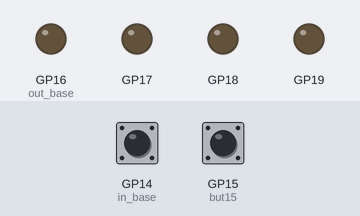
Simulated run of this program. Board: Raspberry Pi Pico running MicroPython. On the bench: output pins drawn as LEDs (lit = HIGH). The test bench sets the inputs (shaded band); at power-on: GP14 (in_base) LOW, GP15 (but15) LOW.

Above: at 1.2 s.
1.3 s: GP14 (in_base) pulled HIGH for 0.15 s
At 1.9 s:
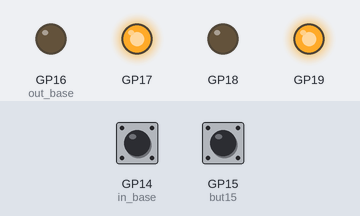
2.9 s: GP15 (but15) pulled HIGH for 0.15 s
At 3.6 s:
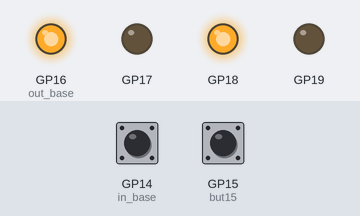
4.5 s: GP14 (in_base) pulled HIGH for 1 s
At 5.1 s:
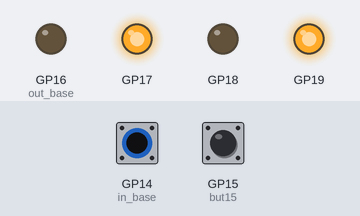
7.0 s: GP15 (but15) pulled HIGH for 1 s
At 8.0 s:
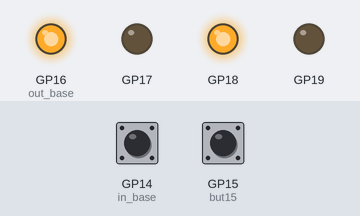
Timing chart, 0 to 10.0 s (numbered marks = the images above; inputs shaded):
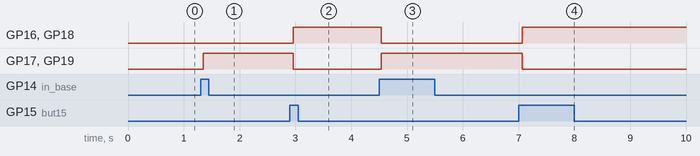

The program:

PW94_TwoButton.py
```python
''' 94 two button PIO counter
At bottom I made a three button controlled LED program
in_base: Unknown | None = None,
    out_base: Unknown | None = None,
    set_base: Unknown | None = None,
    jmp_pin: Unknown | None = None,
    sideset_base: Unknown | None = None,
    in_shiftdir: Unknown | None = None,
    out_shiftdir: Unknown | None = None,
    push_thresh: Unknown | None = None,
    pull_thresh: Unknown | None = None
) -> None
Configure the state machine instance to run the given program.

The program is added to the instruction memory of this PIO instance. If the instruction memory already contains this program, then its offset is reused so as to save on instruction memory.

freq is the frequency in Hz to run the state machine at. Defaults to the system clock frequency.

The clock divider is computed as system clock frequency / freq, so there can be slight rounding errors.

The minimum possible clock divider is one 65536th of the system clock: so at the default system clock frequency of 125MHz, the minimum value of freq is 1908. To run state machines at slower frequencies, you'll need to reduce the system clock speed with machine.freq().

in_base is the first pin to use for in() instructions.

out_base is the first pin to use for out() instructions.

set_base is the first pin to use for set() instructions.

jmp_pin is the first pin to use for jmp(pin, ...) instructions.

sideset_base is the first pin to use for side-setting.

in_shiftdir is the direction the ISR will shift, either PIO.SHIFT_LEFT or PIO.SHIFT_RIGHT.

out_shiftdir is the direction the OSR will shift, either PIO.SHIFT_LEFT or PIO.SHIFT_RIGHT.

push_thresh is the threshold in bits before auto-push or conditional re-pushing is triggered.

pull_thresh is the threshold in bits before auto-pull or conditional re-pulling is triggered.

when button on pin 14 is pushed, the value is 0001  (in_(pins,2),
if x from mov(x,isr) is 01, then we exit the readAgainloop and see the y,0b0101.
mov this to the pins and all set for RED, button14.
On the other hand if after we set y to 0b0001, the x value from isr,pins namely ""in_(pins,2)"" is NOT 0b0001, then we jump to
'CheckGreen'
since we know that the value of the input pin (pin15 in this case) is not 0b0001, we check to see if it is 0b0010,
So we set y to 0b0010 and do the read again. This time it passes though all the commands down to y being reset to 0b1010 and then moved to the output pins.

'''
'''Lesson 94 this will use two buttons to switch between values for the leds
wait is a blocking function
but 14 is red and if pressed is 01bits  and but 15 is blue and when pressed is 10 bits
first  we move 2 pins into the isr register with in_(pins,2)
and then mov the isr to x with mov(x,isr)

if bits 00 --readAgain
if bits 01  - Red, but 14  go to block B and set led 0101
if bits 10  - Green but 15 go to block of code A and set LED to 1010


'''
# import rp2
# import time
# from machine import Pin
# @rp2.asm_pio(out_init=(rp2.PIO.OUT_LOW,)*5,out_shiftdir=rp2.PIO.SHIFT_RIGHT)
# def wait_pin_low():
#     wrap_target()
#     label('readAgain')


# import rp2
# from machine import Pin

# @rp2.asm_pio(out_init=(rp2.PIO.OUT_LOW,)*4,out_shiftdir=rp2.PIO.SHIFT_RIGHT)
# def butWatch():
#     wrap_target()
#     label('readAgain')
#     mov(isr,null)
#     in_(pins,2)
#     nop()[31]#0.5 millisec  32 clock cycles is 16 milliseconds
#     nop()[31]#0.5 millisec  32 clock cycles is 16 milliseconds
#     mov(x,isr)
#     jmp(not_x,'readAgain')## if x is zero the program jumps back up to readAgain	1
#     set(y,0b0001)     ## 0001 is the red button (14)								2
#     jmp(x_not_y,'checkGreen')        ## if x is not y then jump,  means that the button push is not pushed.	3
#     ###  since X is NOT Y, we want this section to do what is associated with the Red Button PUSH (which we already set as 0b0001)
#     ### now that we know that the red button (ob0001) was pressed, we set the y register for what we are going to want the PINS to do
#     set(y,0b0101)		##4

#     mov(pins,y)

#     label('checkGreen') ## note that if x is not zero and x is not y, then x is red
#     set(y,0b0010)
#     jmp(x_not_y,'readAgain')    ## i question if this is necessary
#     set(y,0b1010)
#     mov(pins,y)
#     wrap()

# ## if I use StateMachine.init() I get help with all the parameters and then delete the 'init'
# But15=Pin(15,Pin.IN,Pin.PULL_DOWN)
# But14=Pin(14,Pin.IN,Pin.PULL_DOWN)
# ##sm0=rp2.StateMachine(0,butWatch,in_base=Pin(14,Pin.IN,Pin.PULL_DOWN),freq=2000,out_base=Pin(16))
# sm0=rp2.StateMachine(0,butWatch,in_base=But14,freq=2000,out_base=Pin(16))
# sm0.active(1)
'''
from machine import Pin
import time
import rp2
@rp2.asm_pio(out_init=(rp2.PIO.OUT_LOW,)*4,out_shiftdir=rp2.PIO.SHIFT_RIGHT)
def butWatch():
    wrap_target()
    label('readAgain')
    mov(isr,null)
    in_(pins,2)
    mov(x,isr)
    nop()[31]
    nop()[31]
    jmp(not_x,'readAgain')##green will be 10 and 0101   red will be 01 and 1010
    set(y,0b0001)
    jmp(x_not_y,'checkGreen')
    set(y,0b1010)
    mov(pins,y)
    label('checkGreen')
    set(y,0b0010)
    jmp(x_not_y,'readAgain')
    set(y,0b0101)
    mov(pins,y)
    wrap()

But15 =Pin(15,Pin.IN,Pin.PULL_DOWN)
sm0=rp2.StateMachine(0,butWatch,in_base=Pin(14,Pin.IN,Pin.PULL_DOWN),freq=2000,out_base=Pin(16))
sm0.active(1)
'''
###~~~~

import time
import rp2
from machine import Pin
@rp2.asm_pio(out_init=(rp2.PIO.OUT_LOW,)*4,out_shiftdir=rp2.PIO.SHIFT_RIGHT)
def butWatch():
    wrap_target()
    label('readAgain')
    mov(isr,null)
    in_(pins,2)
    nop()[31]
    nop()[31]
    mov(x,isr)
    jmp(not_x,'readAgain')
    set(y,0b0001)   # but 14, red 01  0b1010   but15 green 10 0b0101
    jmp(x_not_y,'checkGreen')
    set(y,0b1010)
    mov(pins,y)
    label('checkGreen')
    set(y,0b0010)
    jmp(x_not_y,'readAgain')
    set(y,0b0101)
    mov(pins,y)
    wrap()
but15=Pin(15,Pin.IN,Pin.PULL_DOWN)
sm0=rp2.StateMachine(0,butWatch,freq= 2000,in_base=Pin(14,Pin.IN,Pin.PULL_DOWN),out_base=Pin(16,Pin.OUT))
sm0.active(1)
while True:
    pass
 ## three buttons to control 4 leds- work in progress
# import rp2
# from machine import Pin

# @rp2.asm_pio(out_init=(rp2.PIO.OUT_LOW,)*5,out_shiftdir=rp2.PIO.SHIFT_RIGHT)
# def butWatch():
#     wrap_target()
#     label('readAgain')
#     mov(isr,null)
#     in_(pins,2)
#     nop()[31]#0.5 millisec  32 clock cycles is 16 milliseconds
#     nop()[31]#0.5 millisec  32 clock cycles is 16 milliseconds
#     mov(x,isr)
#     jmp(not_x,'readAgain')## if x is zero the program jumps back up to readAgain	1
#     set(y,0b0001)     ## 0001 is the red button (14)								2
#     jmp(x_not_y,'checkGreen')        ## if x is not y then jump,  means that the button push is not pushed.	3
#     ###  since X is NOT Y, we want this section to do what is associated with the Red Button PUSH (which we already set as 0b0001)
#     ### now that we know that the red button (ob0001) was pressed, we set the y register for what we are going to want the PINS to do
#     set(y,0b0101)		##4

#     mov(pins,y)

#     label('checkGreen') ## note that if x is not zero and x is not y, then x is red
#     set(y,0b0010)
#     jmp(x_not_y,'checkBut3')
#     set(y,0b1010)
#     mov(pins,y)
#     label('checkBut3')
#     set(y,0b0011)
#     jmp(x_not_y,'readAgain')
#     set(y,0b11111)
#     mov(pins,y)
#     wrap()

# But13 =Pin(13,Pin.IN,Pin.PULL_DOWN)
# ## if I use StateMachine.init() I get help with all the parameters and then delete the 'init'
# But15=Pin(15,Pin.IN,Pin.PULL_DOWN)
# But14=Pin(14,Pin.IN,Pin.PULL_DOWN)
# ##sm0=rp2.StateMachine(0,butWatch,in_base=Pin(14,Pin.IN,Pin.PULL_DOWN),freq=2000,out_base=Pin(16))
# sm0=rp2.StateMachine(0,butWatch,in_base=But14,freq=2000,out_base=Pin(16))
# sm0.active(1)
```

Measured:
- after the input at 1.3 s, GP17, GP19: LOW → HIGH after 0.05 s
- after the input at 2.9 s, GP16 (out_base), GP18: LOW → HIGH after 0.06 s; GP17, GP19: HIGH → LOW after 0.06 s
- after the input at 4.5 s, GP16 (out_base), GP18: HIGH → LOW at once; GP17, GP19: LOW → HIGH at once
- after the input at 7.0 s, GP16 (out_base), GP18: LOW → HIGH after 0.06 s; GP17, GP19: HIGH → LOW after 0.06 s
